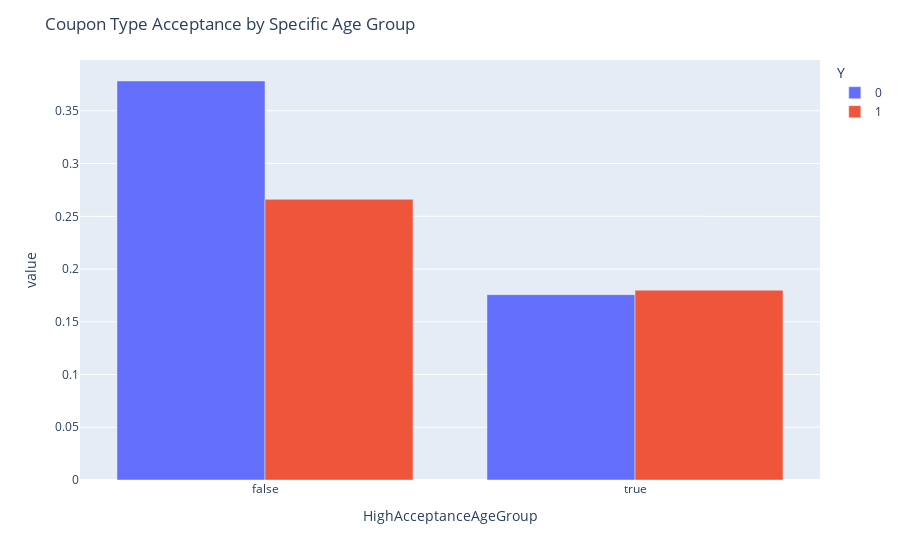

This figure's notebook cell:
### Markdown cell above
The above plot shows the age groups with the largest acceptance rate of the Resturant(20-50) coupon. 
Below lets group ages with an acceptance rate larger than 44%.

### Code cell
def groupAge(age):
    return age in ['36', '46', '26']

df_res_20_50['HighAcceptanceAgeGroup'] = df_res_20_50[['age']].apply(lambda x: groupAge(*x), axis=1)

ct = pd.crosstab(df_res_20_50['HighAcceptanceAgeGroup'], df_res_20_50['Y'], normalize=True)
ct['sum'] = ct[0] + ct[1]
ct['Acceptance Rate'] = ct[1] / ct['sum']
print(ct)
fig = px.bar(ct[[0,1]], barmode='group')
fig.update_layout(title='Coupon Type Acceptance by Specific Age Group')
fig.show()

### Figure 1 — Plotly figure (JSON) as saved in the notebook; plotly's stock layout.template omitted (floating-point values rounded to 4 significant figures)
{"data": [{"alignmentgroup": "True", "hovertemplate": "Y=0<br>HighAcceptanceAgeGroup=%{x}<br>value=%{y}<extra></extra>", "legendgroup": "0", "marker": {"color": "#636efa", "pattern": {"shape": ""}}, "name": "0", "offsetgroup": "0", "orientation": "v", "showlegend": true, "textposition": "auto", "type": "bar", "x": [false, true], "xaxis": "x", "y": [0.3783, 0.1757], "yaxis": "y"}, {"alignmentgroup": "True", "hovertemplate": "Y=1<br>HighAcceptanceAgeGroup=%{x}<br>value=%{y}<extra></extra>", "legendgroup": "1", "marker": {"color": "#EF553B", "pattern": {"shape": ""}}, "name": "1", "offsetgroup": "1", "orientation": "v", "showlegend": true, "textposition": "auto", "type": "bar", "x": [false, true], "xaxis": "x", "y": [0.2661, 0.18], "yaxis": "y"}], "layout": {"barmode": "group", "legend": {"title": {"text": "Y"}, "tracegroupgap": 0}, "margin": {"t": 60}, "title": {"text": "Coupon Type Acceptance by Specific Age Group"}, "xaxis": {"anchor": "y", "domain": [0, 1], "title": {"text": "HighAcceptanceAgeGroup"}}, "yaxis": {"anchor": "x", "domain": [0, 1], "title": {"text": "value"}}}}
